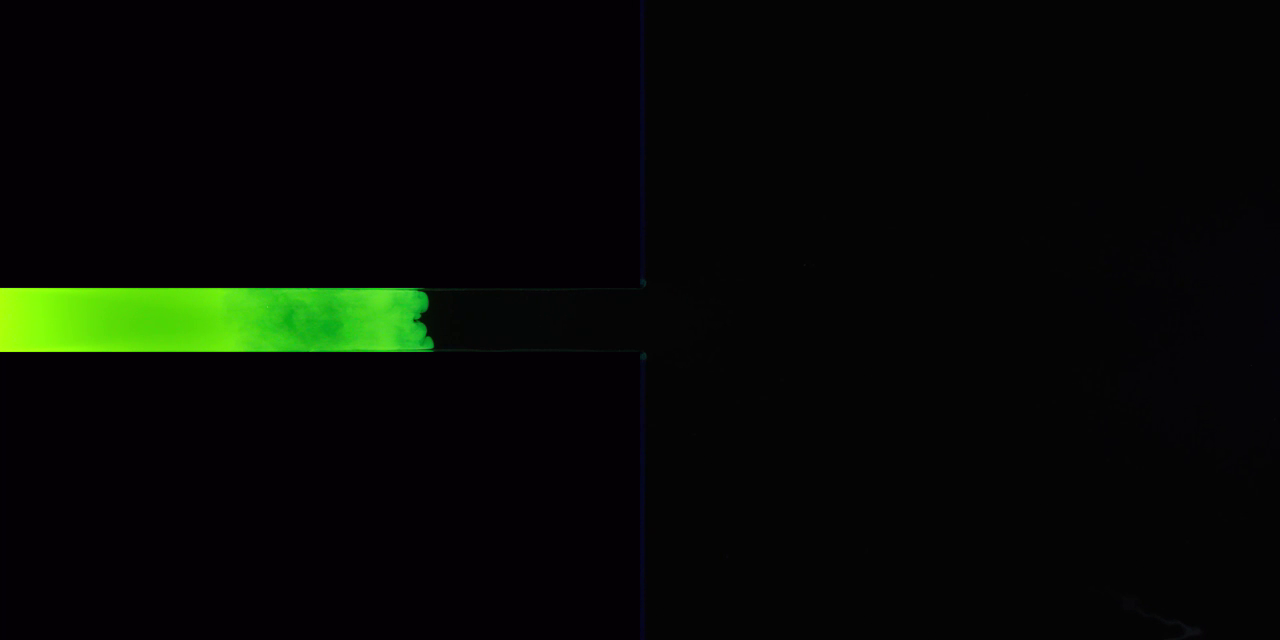
#> input picture frame 30 of data/raw_video_waterflow.mp4, 1280 x 640 px
$ python Boundary_Detection.py
#> lines starting #> are read from the running program, lines starting #| are printed output that depends on the picture; after the words box and inside, x2 and y2 are one past the last pixel; in counts of white or black regions, pixels touching at a corner belong together
import cv2
import numpy as np

def boundary_detection(input, output_video, output_image):
#> called with input = 'raw_video_waterflow.mp4', output_video = 'waterflow_contour.mp4', output_image = 'waterflow_accumulation.png'
    video_capture = cv2.VideoCapture(input)
    fps = video_capture.get(cv2.CAP_PROP_FPS)
    width = int(video_capture.get(cv2.CAP_PROP_FRAME_WIDTH))
    height = int(video_capture.get(cv2.CAP_PROP_FRAME_HEIGHT))

    # print(width, height)

    fourcc = cv2.VideoWriter_fourcc(*"mp4v")
    output_video = cv2.VideoWriter(output_video, fourcc, fps, (width, height))

    canvas = np.ones((height, width, 3), dtype=np.uint8) * 255
    frame_count = 0
    while True:
        ret, frame = video_capture.read()
#> frame is the input picture: shape (640, 1280, 3); mean B, G, R 4.8, 9.4, 6.3
        if not ret:
            break
        frame_count += 1

        gray_scale = cv2.cvtColor(frame, cv2.COLOR_BGR2GRAY)
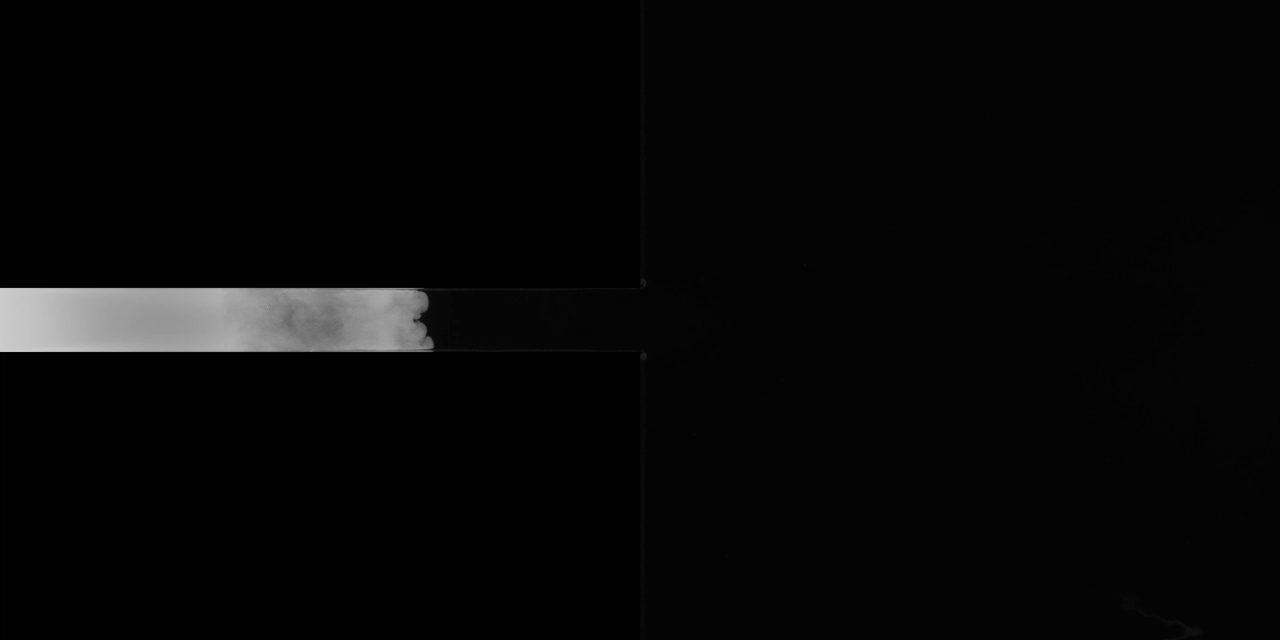
#> gray_scale: shape (640, 1280); min 1, max 206, mean 7.8
        _, mask = cv2.threshold(gray_scale, 15, 255, cv2.THRESH_BINARY)
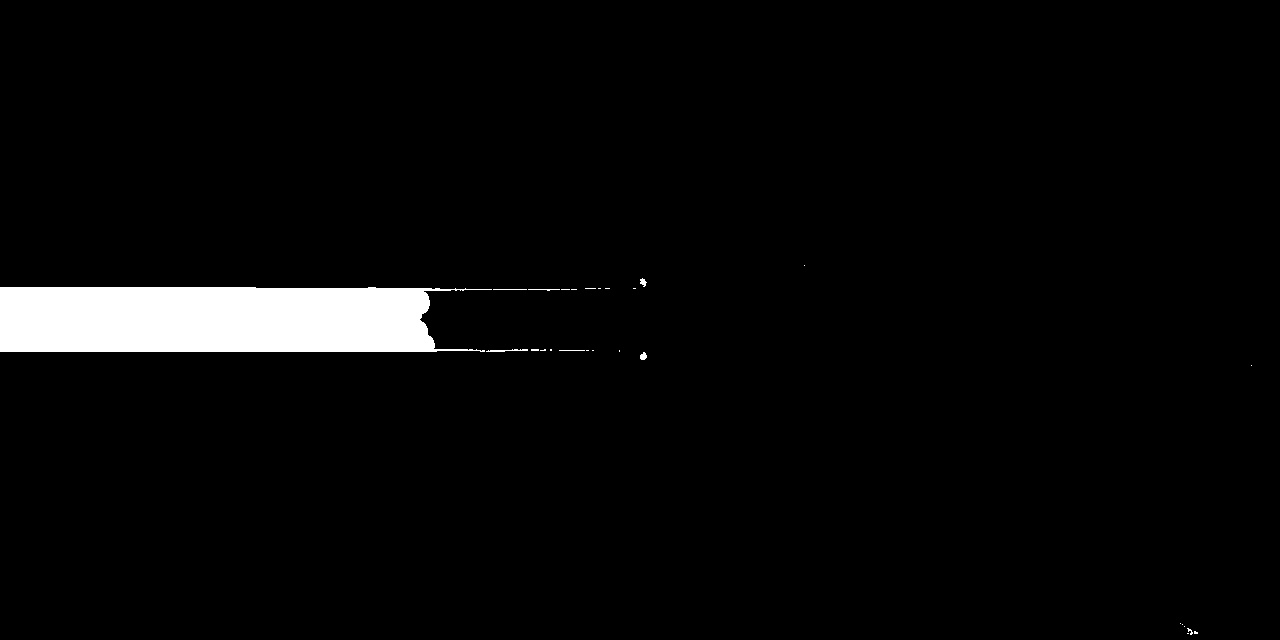
#> mask: shape (640, 1280); 3.4% white; 27 white regions (20 under 20 px)

        contours, hierarchy = cv2.findContours(mask,
                                               cv2.RETR_EXTERNAL,
                                               cv2.CHAIN_APPROX_SIMPLE)
#> contours = 27 contours, 23 with area under 20; largest, box (x1, y1, x2, y2) and area: (0, 287, 492, 352) 27280, (640, 352, 647, 360) 30, (486, 349, 528, 352) 28, (640, 278, 647, 287) 26
        egde_frame = cv2.cvtColor(mask, cv2.COLOR_GRAY2BGR)
#> egde_frame: shape (640, 1280, 3); 3.4% white; 27 white regions (20 under 20 px), largest, box (x1, y1, x2, y2) and area: (0, 287, 492, 352) 27891, (486, 349, 528, 352) 70, (640, 352, 647, 360) 41

        if len(contours) > 0:
            largest_contour = max(contours, key=cv2.contourArea)
#> largest_contour = contour of 89 points, box (x1, y1, x2, y2) (0, 287, 492, 352), area 27280
            cv2.drawContours(egde_frame, [largest_contour], -1, (0, 0, 255), 1)
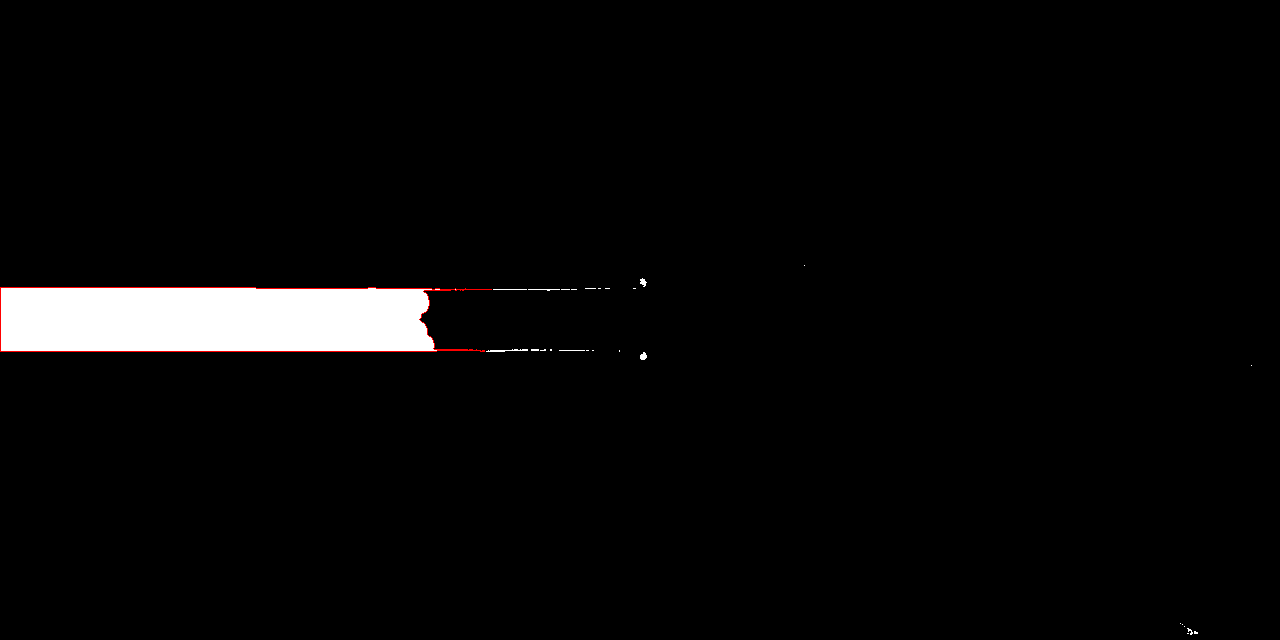
#> egde_frame: shape (640, 1280, 3); mean B, G, R 8.4, 8.4, 8.8

            # if frame_count == 304:                         # Optional
            #     cv2.imwrite("original_frame.png", frame)
            #     cv2.imwrite("edge_frame.png", egde_frame)

            if frame_count % 2 == 0:
                cv2.drawContours(canvas, [largest_contour], -1, (0, 0, 0), 1)

        output_video.write(egde_frame)
        cv2.imwrite(output_image, canvas)


    video_capture.release()
    output_video.release()


if __name__ == '__main__':
    input_video = "raw_video_waterflow.mp4"
    output_video = "waterflow_contour.mp4"
    output_image = "waterflow_accumulation.png"

    boundary_detection(input_video, output_video, output_image)

$ run again, starting later in the video
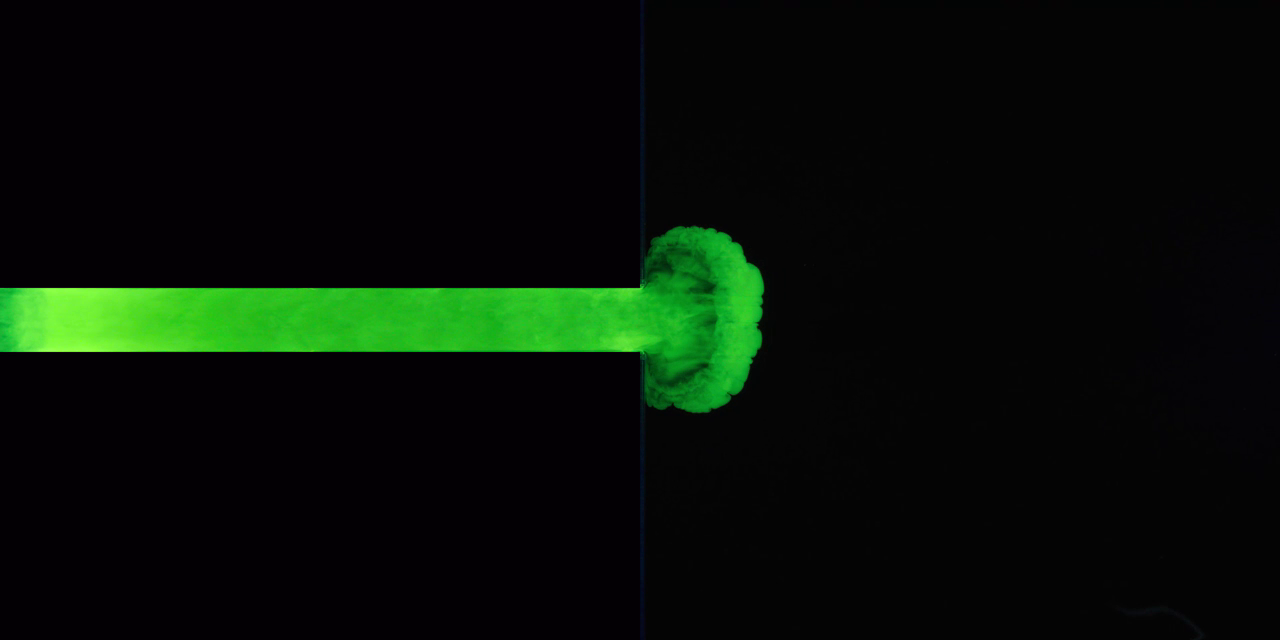
#> input picture frame 136 of data/raw_video_waterflow.mp4, 1280 x 640 px
#> in boundary_detection, frame is the input picture: shape (640, 1280, 3); mean B, G, R 6.6, 15.5, 6.5
#> in boundary_detection, `_, mask = cv2.threshold(gray_scale, 15, 255, cv2.THRESH_BINARY)`:
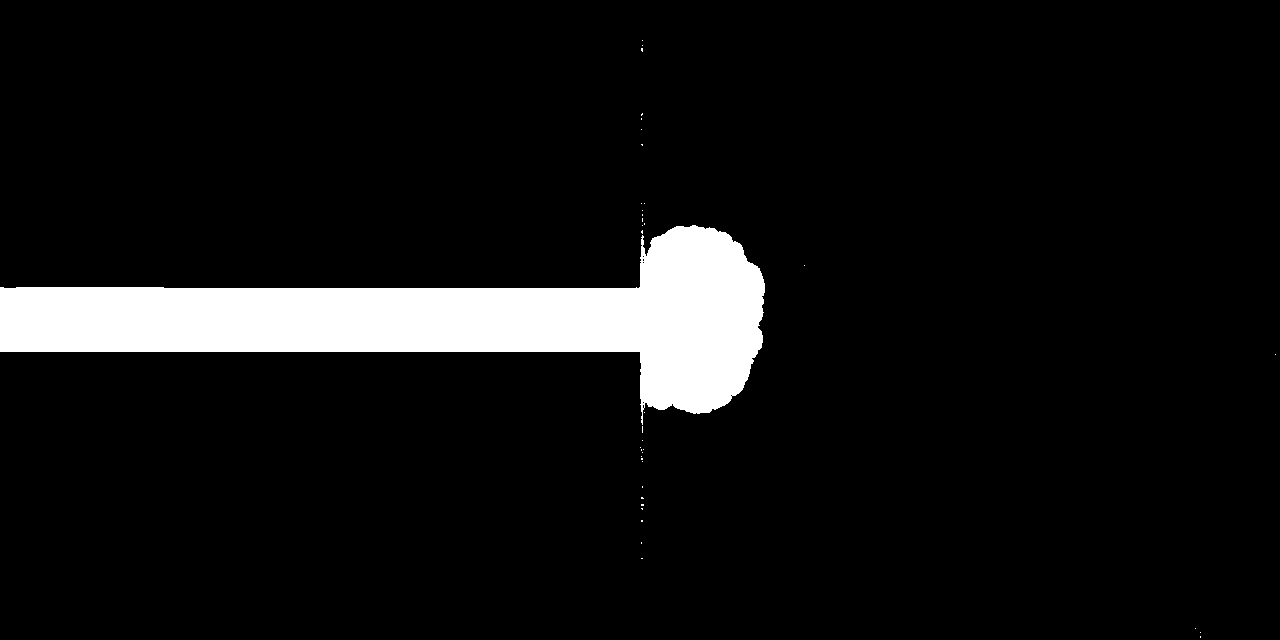
#> mask: shape (640, 1280); 7.5% white; 38 white regions (37 under 20 px)
#> contours = 38 contours, 37 with area under 20; largest, box (x1, y1, x2, y2) and area: (0, 225, 765, 425) 60114
#> largest_contour = contour of 291 points, box (x1, y1, x2, y2) (0, 225, 765, 425), area 60114
#> in boundary_detection, `cv2.drawContours(egde_frame, [largest_contour], -1, (0, 0, 255), 1)`:
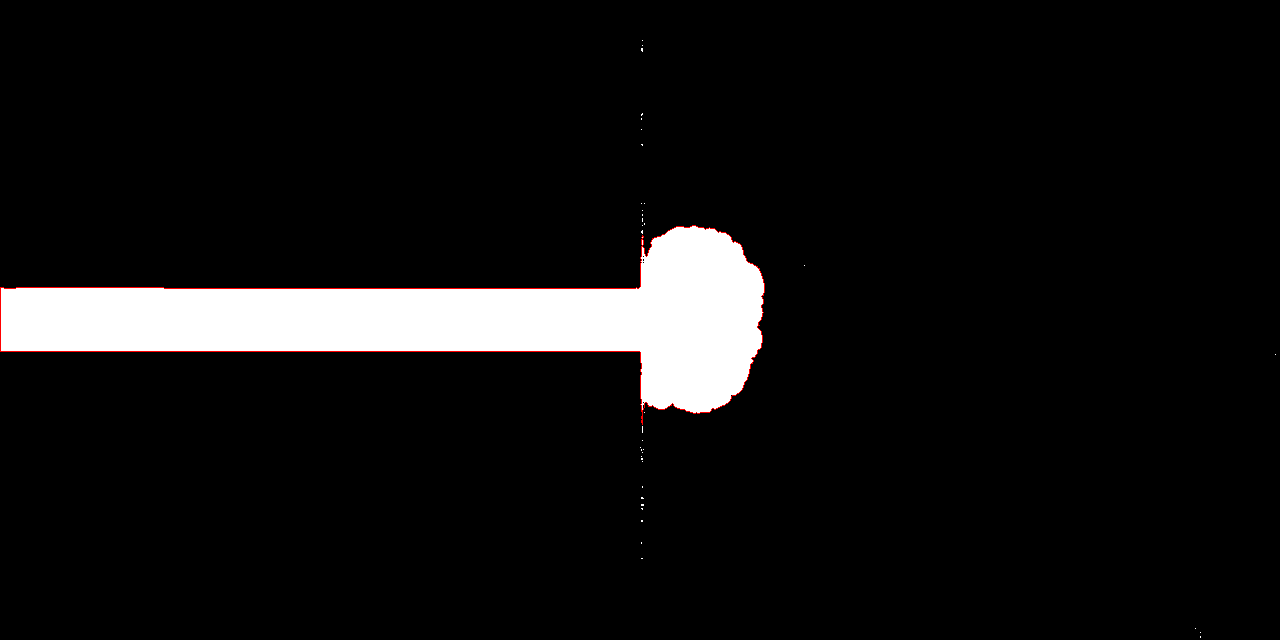
#> egde_frame: shape (640, 1280, 3); mean B, G, R 18.4, 18.4, 19

$ run again, starting later in the video
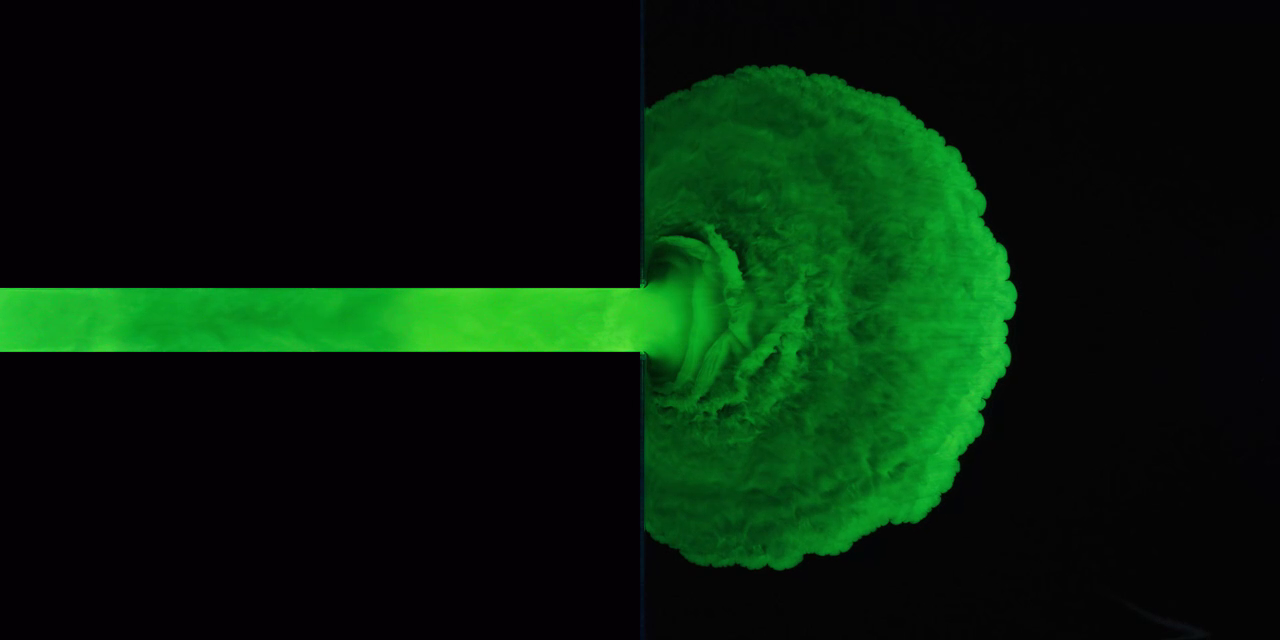
#> input picture frame 243 of data/raw_video_waterflow.mp4, 1280 x 640 px
#> in boundary_detection, frame is the input picture: shape (640, 1280, 3); mean B, G, R 10.3, 30.7, 5.7
#> in boundary_detection, `_, mask = cv2.threshold(gray_scale, 15, 255, cv2.THRESH_BINARY)`:
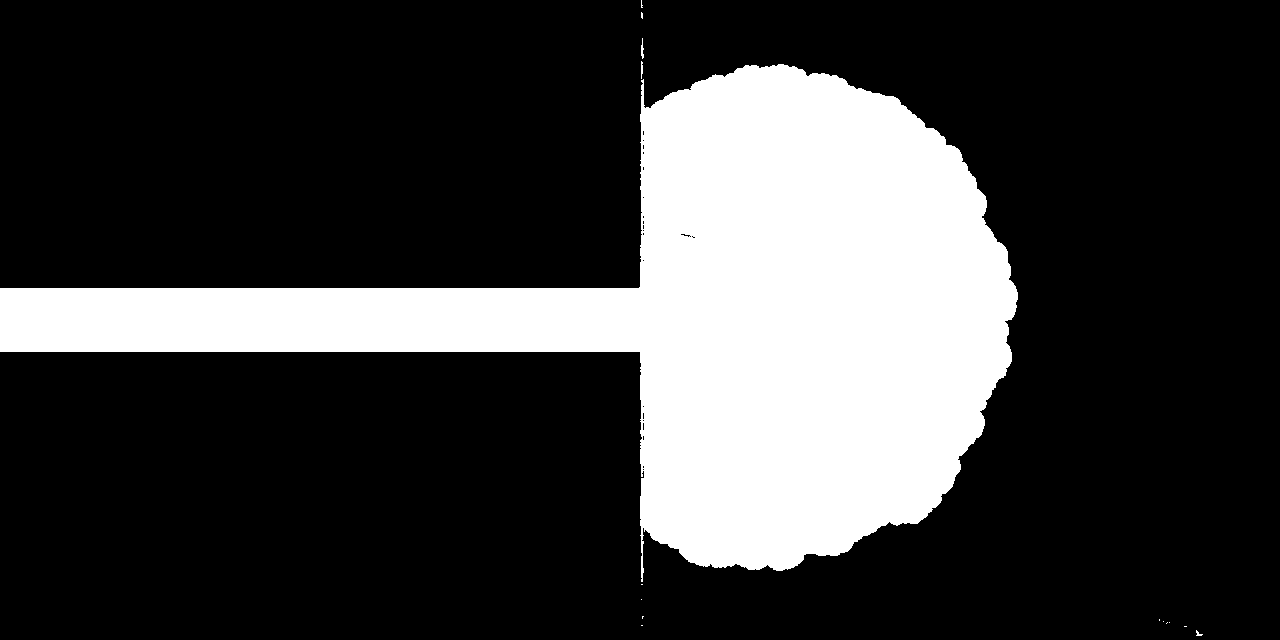
#> mask: shape (640, 1280); 24.1% white; 15 white regions (11 under 20 px)
#> contours = 15 contours, 14 with area under 20; largest, box (x1, y1, x2, y2) and area: (0, 64, 1018, 582) 195756
#> largest_contour = contour of 738 points, box (x1, y1, x2, y2) (0, 64, 1018, 582), area 195756
#> in boundary_detection, `cv2.drawContours(egde_frame, [largest_contour], -1, (0, 0, 255), 1)`:
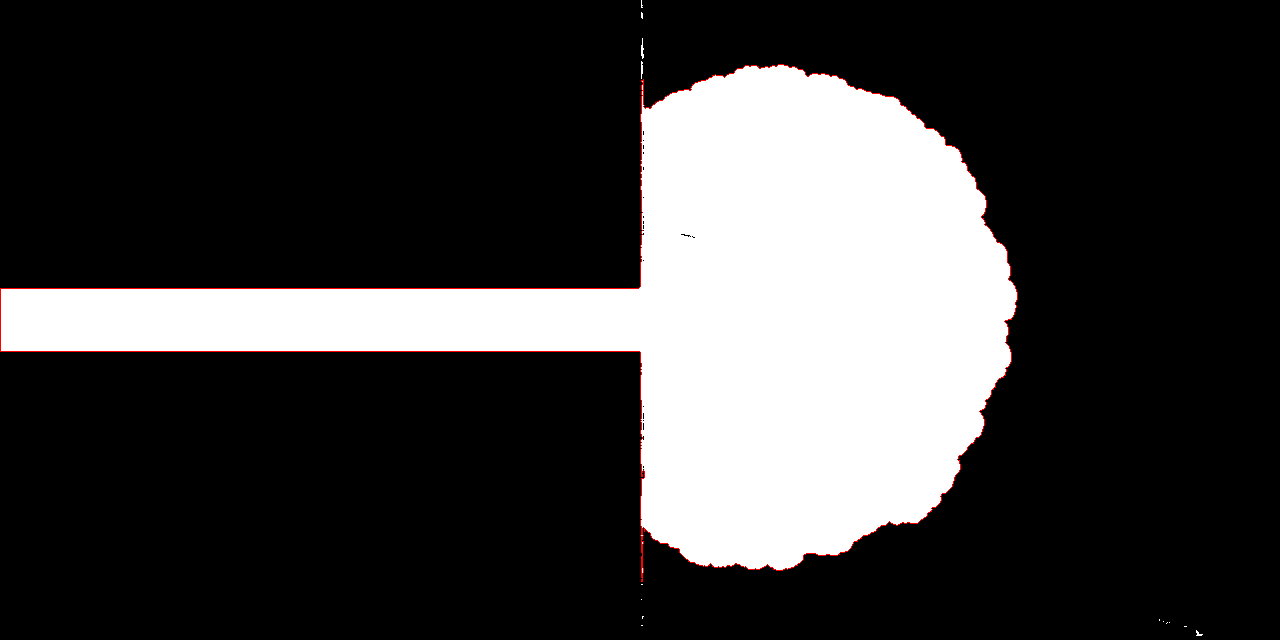
#> egde_frame: shape (640, 1280, 3); mean B, G, R 60.5, 60.5, 61.4
